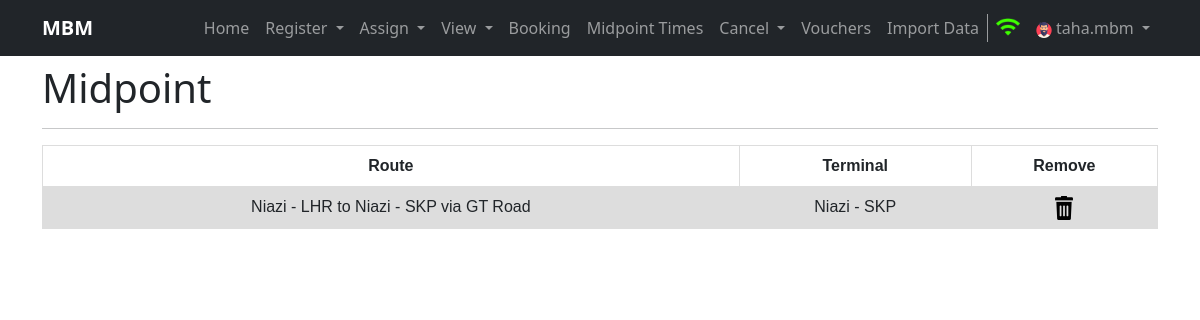
Page /viewmidpoints (signed in) on the earlier database version.
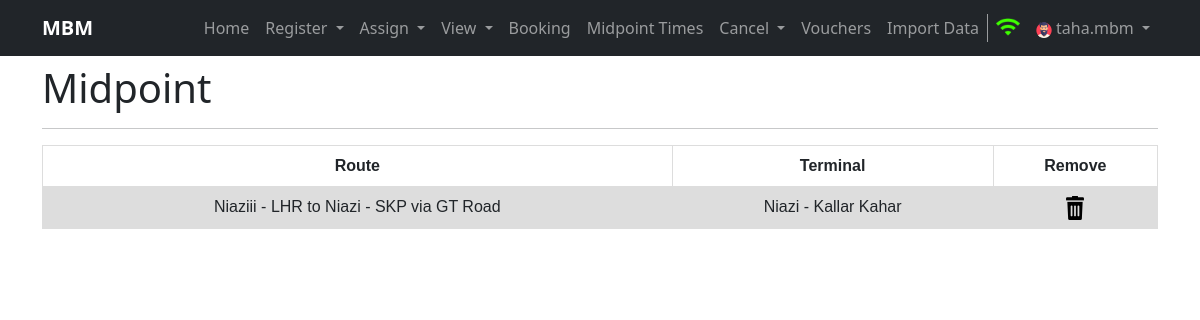
Same page on the later database version.
### home/models.py (models this page shows, shortened)
class Midpoint(models.Model):
    route = models.ForeignKey(Route, on_delete=models.CASCADE)
    terminal = models.ForeignKey(Terminal, on_delete=models.CASCADE)
    created = models.DateTimeField(auto_now_add=True, editable=False, null=False, blank=False)
    last_modified = models.DateTimeField(auto_now_add=True, editable=False, null=False, blank=False)
    class Meta:
        verbose_name_plural = 'Midpoint'

class Route(models.Model):
    source = models.ForeignKey(Terminal, related_name='source_terminal', on_delete=models.CASCADE)
    destination = models.ForeignKey(Terminal, related_name='destination_terminal', on_delete=models.CASCADE)
    via = models.CharField(max_length=100)
    created = models.DateTimeField(auto_now_add=True, editable=False, null=False, blank=False)
    last_modified = models.DateTimeField(auto_now_add=True, editable=False, null=False, blank=False)
    class Meta:
        verbose_name_plural = 'Route'
    def __str__(self):
        return str(self.source) + ' to ' + str(self.destination) + ' via ' + self.via

class Terminal(models.Model):
    tcode = models.CharField(max_length=3, unique=True)
    name = models.CharField(max_length=100)
    city = models.CharField(max_length=100)
    address = models.CharField(max_length=150)
    created = models.DateTimeField(auto_now_add=True, editable=False, null=False, blank=False)
    last_modified = models.DateTimeField(auto_now_add=True, editable=False, null=False, blank=False)
    class Meta:
        verbose_name_plural = 'Terminal'
    def __str__(self):
        return self.name + ' - ' + self.city

### home/views.py (the view, shortened to what this page needs)
# urls.py: path('viewmidpoints', views.viewmidpoints, name='viewmidpoints'),
def viewmidpoints(request, mp_id=None):
    if request.user.is_anonymous:
        return redirect('/login')
    midpoints = None
    try:
        midpoints = Midpoint.objects.all()
    except Exception as e:
        messages.warning(request, e)
    return render(request, 'midpoints.html', {'midpoints': midpoints})

### templates/midpoints.html (shortened to what this page needs)
{% extends 'base.html' %}
{% block username %}{{ request.user.username }}{% endblock username %}
{%block body%}
{% load static %}
<div class="container my-2">
  <h1>Midpoint</h1>
  <hr>
</div>
<div class="container">
    <table class="schedule Users">
        <tr>
          <th>Route</th>
          <th>Terminal</th>
          <th>Remove</th>
        </tr>
        {% for mp in midpoints %}
        <tr class="tr">
          <td>{{mp.route}}</td>
          <td>{{mp.terminal}}</td>
          <td><a href="{% url 'viewmidpoints' mp_id=mp.id %}"><img src="{% static 'images/remove.png' %}"></a></td>
        </tr>
        {% endfor %}
      </table>
</div>
{%endblock body%}

Differences in the rows shown:
removed Midpoint: route "Niazi - LHR to Niazi - SKP via GT Road", terminal "Niazi - SKP"
added Midpoint: route "Niaziii - LHR to Niazi - SKP via GT Road", terminal "Niazi - Kallar Kahar"
